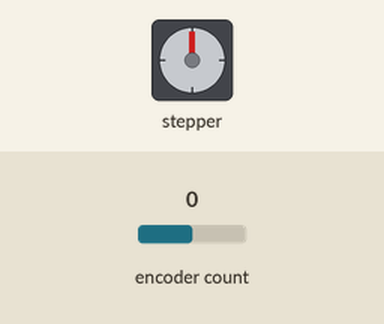
Recording of a sketch running on a simulated ESP32. On the bench: stepper motor. Wiring (inferred from the names in the program): stepper motor driver (200 steps per turn assumed): step GPIO 25; direction GPIO 26. Inputs (shaded band) come from the test bench; at power-on: encoder count 0.

Above: at 1.2 s.
1.3 s: encoder count set to 1
At 2.1 s:
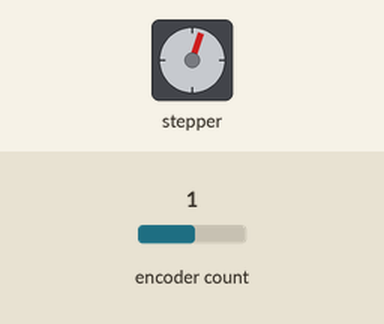
4.3 s: encoder count set to 2
At 4.72 s:
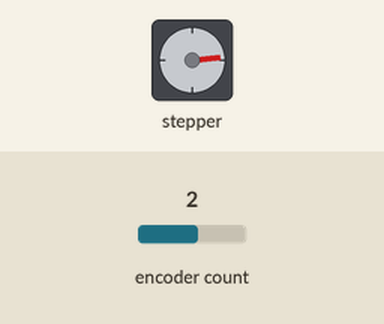
Timing chart, 0 to 16.3 s (numbered marks = the images above; inputs shaded):
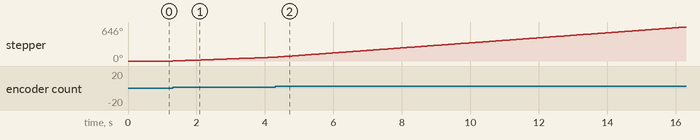

The sketch:

code.ino
```cpp
#include <Encoder.h>

const int step = 25;
const int dir = 26;

const int encoderA = 12;
const int encoderB = 14;

Encoder myEnc(encoderA, encoderB);

void setup() {

  pinMode(step, OUTPUT);
  pinMode(dir, OUTPUT);

  myEnc.write(0);

}

void loop() {

  long rpm = myEnc.read();

  if (rpm > 0) {

    digitalWrite(dir, HIGH);

    int delayt = 150000 / rpm;

    if (delayt < 1) {
      delayt = 1;
    }

    digitalWrite(step, HIGH);
    delayMicroseconds(delayt);
    digitalWrite(step, LOW);
    delayMicroseconds(delayt);

  } else if (rpm < 0) {

    digitalWrite(dir, LOW);

    int delayt = 150000 / abs(rpm);

    if (delayt < 1) {
      delayt = 1;
    }

    digitalWrite(step, HIGH);
    delayMicroseconds(delayt);
    digitalWrite(step, LOW);
    delayMicroseconds(delayt);

  }

}
```

Measured:
- after the input at 1.3 s, stepper: keeps turning clockwise at about 25°/s, starting at once
